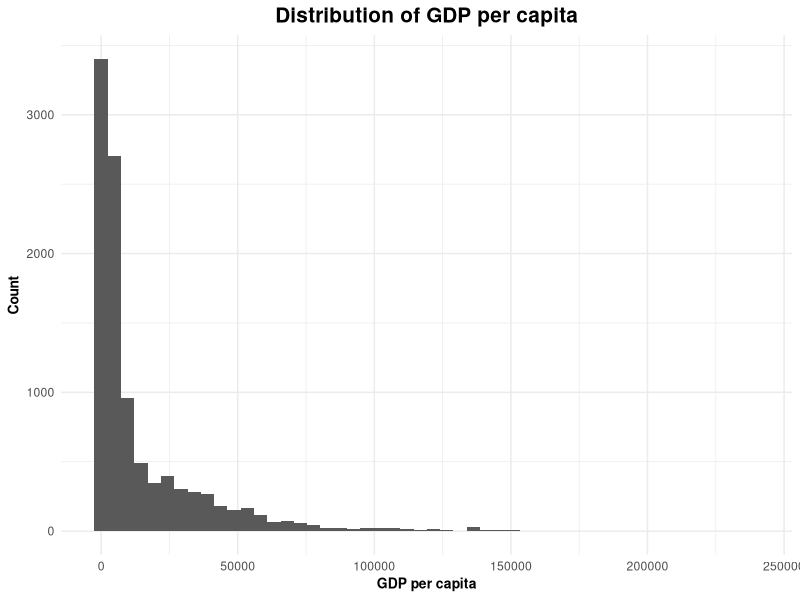
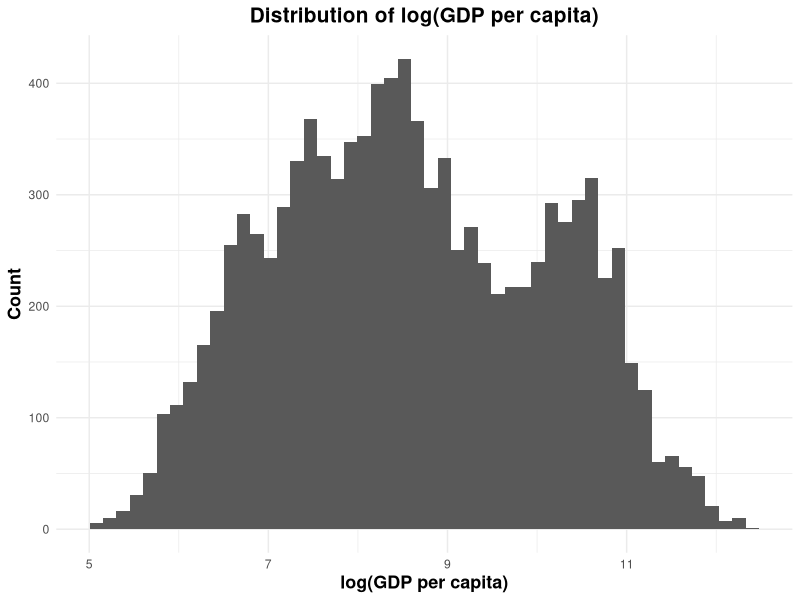
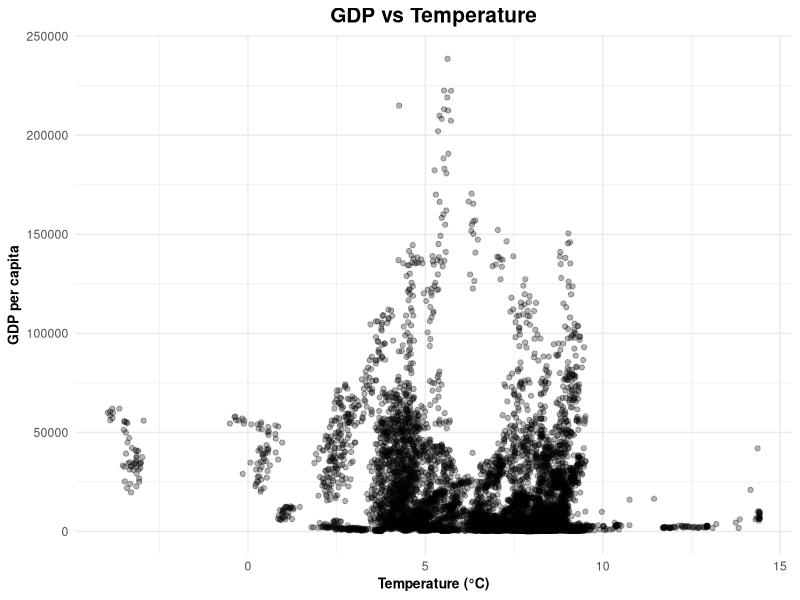
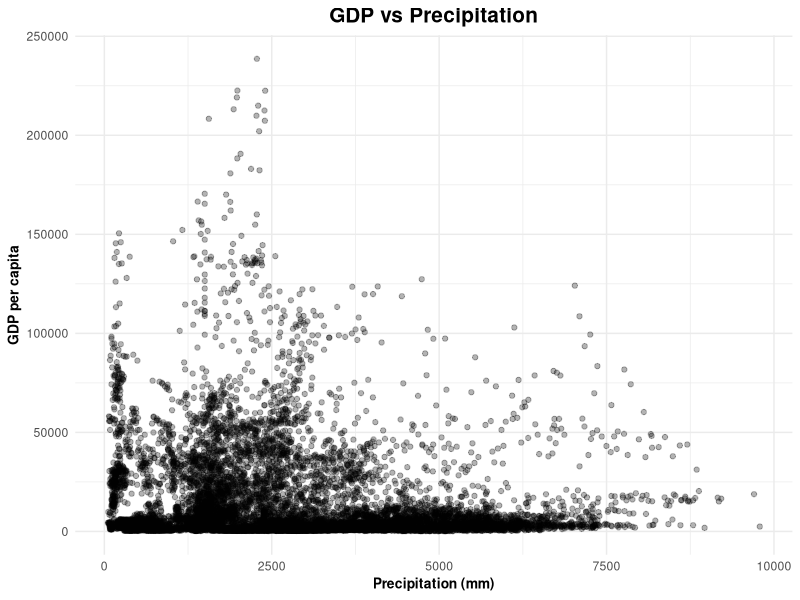
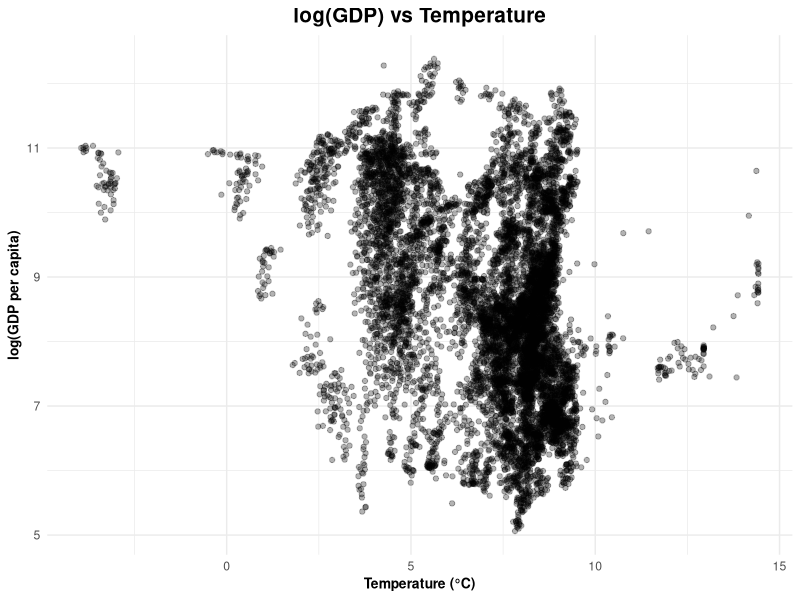
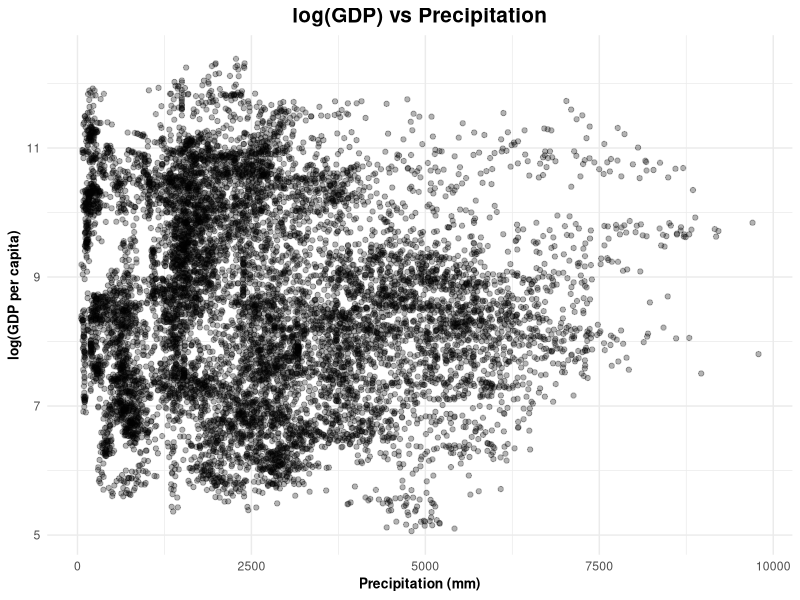
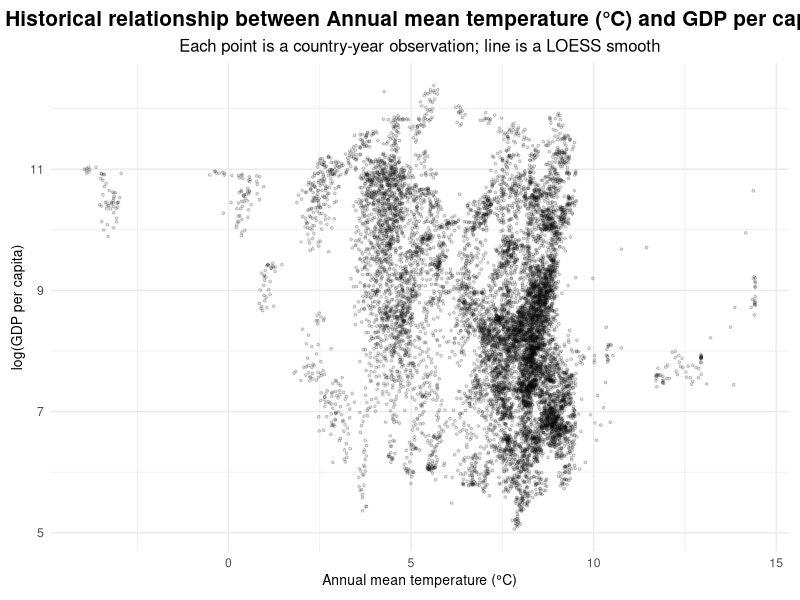
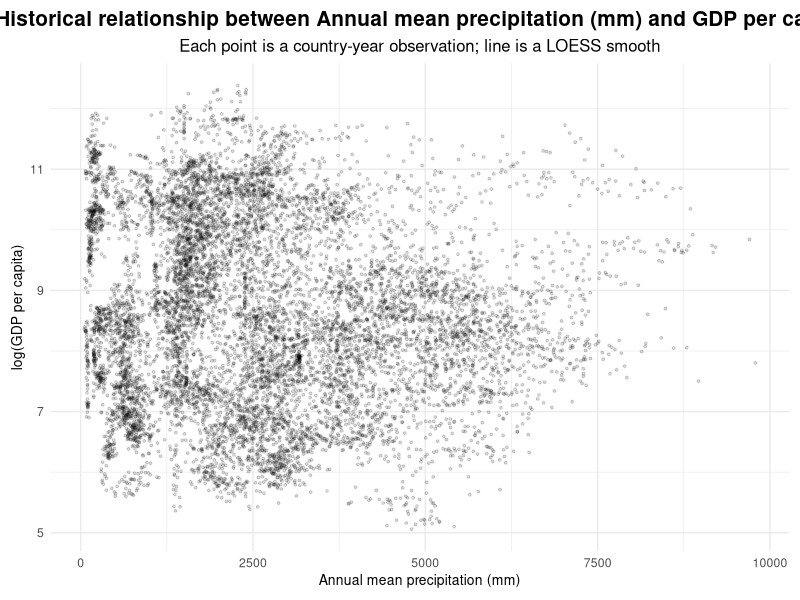

Source code (R) for these figures, in order: (Note: this script raises an error after producing the figures.)
# ============================================================
# Initial exploration: load data, sanity checks, and quick EDA
# Goal: understand the structure, ranges, and basic relationships
# before fitting any models.
# ============================================================


library(tidyverse)
library(mgcv)
library(lmtest)
library(sandwich)
library(sf)
library(rnaturalearth)
library(rnaturalearthdata)
library(scales)

# keep all initial EDA figures in one place so I can reuse them later
dir.create("figures_new/initial_analysis", showWarnings = FALSE, recursive = TRUE)

# Helper to save ggplot objects cleanly
save_eda_plot <- function(p, filename, w = 9, h = 6, dpi = 300) {
  ggsave(
    filename = file.path("figures_new/initial_analysis", filename),
    plot = p,
    width = w, height = h, dpi = dpi
  )
}

# load the historical dataset (used to fit models) and the future dataset
# (used later for climate scenario projections).
hist <- read_csv("Historical.csv")
fut  <- read_csv("Future.csv")

# quickly inspect the columns + types to confirm everything loaded correctly
glimpse(hist)
glimpse(fut)

# print summary stats to check ranges (e.g., temp/prec magnitude) and spot outliers
summary(hist)
summary(fut)

# verify there are no missing values (NA) that could silently break models later
colSums(is.na(hist))
colSums(is.na(fut))

# confirming the coverage of the panel in the historical data and what scenarios exist in the future data
hist %>%
  summarise(
    n_countries = n_distinct(country),
    min_year = min(year),
    max_year = max(year)
  )

fut %>%
  summarise(
    n_countries = n_distinct(country),
    min_year = min(year),
    max_year = max(year),
    scenarios = paste(unique(scenario), collapse = ", ")
  )

# plotting GDP and log(GDP) histograms to understand scale/skewness.
# Using log(GDP) often makes relationships closer to linear and reduces the impact of extreme values.
p_gdp_hist <- ggplot(hist, aes(x = gdp)) +
  geom_histogram(bins = 50) +
  labs(
    title = "Distribution of GDP per capita",
    x = "GDP per capita",
    y = "Count"
  ) +
  theme_minimal() + theme(
    plot.title = element_text(size = 15, face = "bold", hjust = 0.5),
    axis.title = element_text(size = 10, face = "bold")
  )

p_loggdp_hist <- ggplot(hist, aes(x = log(gdp))) +
  geom_histogram(bins = 50) +
  labs(
    title = "Distribution of log(GDP per capita)",
    x = "log(GDP per capita)",
    y = "Count"
  ) +
  theme_minimal() + theme(
    plot.title = element_text(size = 15, face = "bold", hjust = 0.5),
    axis.title = element_text(size = 13, face = "bold")
  )

save_eda_plot(p_gdp_hist, "hist_gdp.png")
save_eda_plot(p_loggdp_hist, "hist_log_gdp.png")

# plotting raw GDP against climate variables just to see the untransformed relationship.
# I use transparency because there are many observations and points overlap heavily.
p_gdp_temp <- ggplot(hist, aes(x = temp, y = gdp)) +
  geom_point(alpha = 0.3) +
  labs(
    title = "GDP vs Temperature",
    x = "Temperature (°C)",
    y = "GDP per capita"
  ) +
  theme_minimal() + theme(
    plot.title = element_text(size = 15, face = "bold", hjust = 0.5),
    axis.title = element_text(size = 10, face = "bold")
  )

p_gdp_prec <- ggplot(hist, aes(x = prec, y = gdp)) +
  geom_point(alpha = 0.3) +
  labs(
    title = "GDP vs Precipitation",
    x = "Precipitation (mm)",
    y = "GDP per capita"
  ) +
  theme_minimal() + theme(
    plot.title = element_text(size = 15, face = "bold", hjust = 0.5),
    axis.title = element_text(size = 10, face = "bold")
  )

save_eda_plot(p_gdp_temp, "scatter_gdp_vs_temp.png")
save_eda_plot(p_gdp_prec, "scatter_gdp_vs_prec.png")

# plotting log(GDP) against climate variables because this is the scale I’ll model later.
p_loggdp_temp <- ggplot(hist, aes(x = temp, y = log(gdp))) +
  geom_point(alpha = 0.3) +
  labs(
    title = "log(GDP) vs Temperature",
    x = "Temperature (°C)",
    y = "log(GDP per capita)"
  ) +
  theme_minimal() + theme(
    plot.title = element_text(size = 15, face = "bold", hjust = 0.5),
    axis.title = element_text(size = 10, face = "bold")
  )

p_loggdp_prec <- ggplot(hist, aes(x = prec, y = log(gdp))) +
  geom_point(alpha = 0.3) +
  labs(
    title = "log(GDP) vs Precipitation",
    x = "Precipitation (mm)",
    y = "log(GDP per capita)"
  ) +
  theme_minimal() + theme(
    plot.title = element_text(size = 15, face = "bold", hjust = 0.5),
    axis.title = element_text(size = 10, face = "bold")
  )

save_eda_plot(p_loggdp_temp, "scatter_loggdp_vs_temp.png")
save_eda_plot(p_loggdp_prec, "scatter_loggdp_vs_prec.png")

# viewing the plots in my session too
p_gdp_hist
p_loggdp_hist
p_gdp_temp
p_gdp_prec
p_loggdp_temp
p_loggdp_prec

# ============================================================
# Historical climate and  GDP comparisons (visual)
# Here I plot how log(GDP per capita) relates to temperature and precipitation
# in the historical panel. I use both a scatter+LOESS view and a hexbin+LOESS
# view to handle overplotting.
# ============================================================


dir.create("figures_new/historical_comparisons", showWarnings = FALSE, recursive = TRUE)

save_histcomp_plot <- function(p, filename, w = 10, h = 6, dpi = 300) {
  ggsave(
    filename = file.path("figures_new/historical_comparisons", filename),
    plot = p,
    width = w, height = h, dpi = dpi
  )
}

# I add log(GDP) once so all plots reuse the same variable name consistently
hist_plot <- hist %>% mutate(log_gdp = log(gdp))

# 1) Scatter + LOESS (temp / prec)
make_scatter_loess <- function(df, xvar, xlab, subtitle_suffix = "Each point is a country-year observation; line is a LOESS smooth") {
  stopifnot(xvar %in% names(df))
  
  ggplot(df, aes(x = .data[[xvar]], y = log_gdp)) +
    geom_point(alpha = 0.15, size = 0.7) +
    geom_smooth(method = "loess", se = TRUE) +
    labs(
      title = paste0("Historical relationship between ", xlab, " and GDP per capita"),
      subtitle = subtitle_suffix,
      x = xlab,
      y = "log(GDP per capita)"
    ) +
    theme_minimal() +
    theme(
      plot.title = element_text(size = 15, face = "bold", hjust = 0.5),
      plot.subtitle = element_text(size = 12, hjust = 0.5),
      axis.title = element_text(size = 10),
      plot.margin = margin(8, 8, 8, 8)
    )
}

p_scatter_temp <- make_scatter_loess(
  df = hist_plot,
  xvar = "temp",
  xlab = "Annual mean temperature (°C)"
)

p_scatter_prec <- make_scatter_loess(
  df = hist_plot,
  xvar = "prec",
  xlab = "Annual mean precipitation (mm)"
)

save_histcomp_plot(p_scatter_temp, "scatter_loess_loggdp_vs_temp.png", w = 10, h = 6)
save_histcomp_plot(p_scatter_prec, "scatter_loess_loggdp_vs_prec.png", w = 10, h = 6)

# 2) Hexbin + LOESS (temp / prec) 
# I use hexbin to make dense regions readable.

make_hex_loess <- function(df, xvar, xlab, bins = 40, subtitle_suffix = "Hexbin density with LOESS smooth") {
  stopifnot(xvar %in% names(df))
  
  ggplot(df, aes(x = .data[[xvar]], y = log_gdp)) +
    geom_hex(bins = bins) +
    geom_smooth(method = "loess", se = TRUE, color = "white") +
    labs(
      title = paste0("Historical relationship between ", xlab, " and GDP per capita"),
      subtitle = subtitle_suffix,
      x = xlab,
      y = "log(GDP per capita)",
      fill = "Obs\nper bin"
    ) +
    theme_minimal() +
    theme(
      plot.title = element_text(size = 15, face = "bold", hjust = 0.5),
      plot.subtitle = element_text(size = 12, hjust = 0.5),
      axis.title = element_text(size = 12, face = "bold"),
      plot.margin = margin(8, 8, 8, 8)
    )
}

p_hex_temp <- make_hex_loess(
  df = hist_plot,
  xvar = "temp",
  xlab = "Annual mean temperature (°C)",
  bins = 40
)

p_hex_prec <- make_hex_loess(
  df = hist_plot,
  xvar = "prec",
  xlab = "Annual mean precipitation (mm)",
  bins = 40
)

save_histcomp_plot(p_hex_temp, "hex_loess_loggdp_vs_temp.png", w = 10, h = 6)
save_histcomp_plot(p_hex_prec, "hex_loess_loggdp_vs_prec.png", w = 10, h = 6)

# View in-session
p_scatter_temp
p_scatter_prec
p_hex_temp
p_hex_prec

# ============================================================
# Geographic visualizations + coverage check (choropleths)
# In this section I first check which 10-year early window gives the
# largest overlap of countries with the fixed late window (2011–2020).
# Then I map country-level changes (late minus early) for:
#   (1) Delta log(GDP per capita), (2) Delta temperature, (3) Delta precipitation
# for multiple early windows:
#   1961–1970, 1971–1980, 1981–1990, 1991–2000
# I keep the map styling consistent and save everything to figures_new/geo_visuals/.
# ============================================================

dir.create("figures_new/geo_visuals", showWarnings = FALSE, recursive = TRUE)

save_geo_plot <- function(p, filename, w = 11, h = 6.5, dpi = 300) {
  ggsave(
    filename = file.path("figures_new/geo_visuals", filename),
    plot = p,
    width = w, height = h, dpi = dpi
  )
}

# 1) Coverage table (rolling early windows vs fixed late window)

count_countries_both_windows <- function(df, early_start, early_end, late_start, late_end) {
  early_c <- df %>%
    filter(year >= early_start, year <= early_end) %>%
    distinct(country) %>%
    pull(country)
  
  late_c <- df %>%
    filter(year >= late_start, year <= late_end) %>%
    distinct(country) %>%
    pull(country)
  
  length(intersect(early_c, late_c))
}

late_start <- 2011
late_end   <- 2020
window_len <- 10

early_min <- floor(min(hist$year, na.rm = TRUE))
early_max <- floor(max(hist$year, na.rm = TRUE))

early_starts <- early_min:(early_max - window_len + 1)

coverage_tbl <- tibble(
  early_start = early_starts,
  early_end   = early_starts + window_len - 1
) %>%
  mutate(
    late_start = late_start,
    late_end   = late_end,
    n_countries_both = pmap_int(
      list(early_start, early_end),
      ~ count_countries_both_windows(hist, ..1, ..2, late_start, late_end)
    )
  ) %>%
  arrange(desc(n_countries_both), early_start)

# I save this so I can reference it in the writeup
write_csv(coverage_tbl, file.path("figures_new/geo_visuals", "coverage_table_early_vs_2011_2020.csv"))


# 2) Prep: world map + country name harmonization

world <- ne_countries(scale = "medium", returnclass = "sf")

# I keep the country-name cleanup in one place so every window reuses it
fix_country_names_for_map <- function(df) {
  df %>%
    mutate(
      country_map = recode(
        country,
        "Bahamas, The"                    = "Bahamas",
        "Central African Republic"        = "Central African Rep.",
        "Congo, Dem. Rep."                = "Dem. Rep. Congo",
        "Congo, Rep."                     = "Congo",
        "Cote d'Ivoire"                   = "Côte d'Ivoire",
        "Dominican Republic"              = "Dominican Rep.",
        "Egypt, Arab Rep."                = "Egypt",
        "Gambia, The"                     = "Gambia",
        "Hong Kong SAR, China"            = "Hong Kong",
        "Iran, Islamic Rep."              = "Iran",
        "Korea, Rep."                     = "South Korea",
        "Micronesia, Fed. Sts."           = "Micronesia",
        "Puerto Rico (US)"                = "Puerto Rico",
        "Sao Tome and Principe"           = "São Tomé and Príncipe",
        "Somalia, Fed. Rep."              = "Somalia",
        "St. Vincent and the Grenadines"  = "Saint Vincent and the Grenadines",
        "Syrian Arab Republic"            = "Syria",
        "Turkiye"                         = "Turkey",
        "United States"                   = "United States of America",
        "Venezuela, RB"                   = "Venezuela",
        "Eswatini"                        = "eSwatini",
        "French Polynesia"                = "Fr. Polynesia",
        "Marshall Islands"                = "Marshall Is.",
        "St. Lucia"                       = "Saint Lucia",
        "Antigua and Barbuda"             = "Antigua and Barb.",
        "Brunei Darussalam"               = "Brunei",
        "Equatorial Guinea"               = "Eq. Guinea",
        "Solomon Islands"                 = "Solomon Is.",
        "Bosnia and Herzegovina"          = "Bosnia and Herz.",
        "Kyrgyz Republic"                 = "Kyrgyzstan",
        "Lao PDR"                         = "Laos",
        "Macao SAR, China"                = "Macao",
        "Russian Federation"              = "Russia",
        "Slovak Republic"                 = "Slovakia",
        "Viet Nam"                        = "Vietnam",
        "Yemen, Rep."                     = "Yemen",
        "West Bank and Gaza"              = "Palestine",
        .default = country
      )
    ) %>%
    mutate(
      country_map = case_when(
        grepl("Sao Tome", country, ignore.case = TRUE) ~ "São Tomé and Principe",
        grepl("Vincent",  country, ignore.case = TRUE) ~ "St. Vin. and Gren.",
        grepl("Curacao",  country, ignore.case = TRUE) ~ "Curaçao",
        TRUE ~ country_map
      )
    )
}

# A consistent theme so all maps look coherent across periods
map_theme <- theme_minimal() +
  theme(
    plot.title = element_text(size = 15, face = "bold", hjust = 0.5),
    plot.title.position = "plot",
    plot.caption = element_text(size = 12, face = "bold", hjust = 0.7),
    legend.title = element_text(size = 10, face = "bold"),
    legend.text = element_text(size = 10, face = "bold"),
    legend.key.height = unit(0.6, "cm"),
    legend.key.width  = unit(0.35, "cm"),
    axis.title = element_blank(),
    axis.text = element_blank(),
    panel.grid = element_blank(),
    plot.margin = margin(8, 8, 8, 8)
  )

# 3) Function: compute deltas + build 3 maps for any early window
build_country_changes <- function(df, early_start, early_end, late_start, late_end) {
  df2 <- df %>%
    mutate(
      log_gdp = log(gdp),
      period = case_when(
        year >= early_start & year <= early_end ~ "early",
        year >= late_start  & year <= late_end  ~ "late",
        TRUE ~ NA_character_
      )
    ) %>%
    filter(!is.na(period))
  
  country_summary <- df2 %>%
    group_by(country, period) %>%
    summarise(
      mean_log_gdp = mean(log_gdp, na.rm = TRUE),
      mean_temp    = mean(temp,    na.rm = TRUE),
      mean_prec    = mean(prec,    na.rm = TRUE),
      .groups = "drop"
    ) %>%
    pivot_wider(
      names_from  = period,
      values_from = c(mean_log_gdp, mean_temp, mean_prec)
    ) %>%
    mutate(
      d_log_gdp = mean_log_gdp_late - mean_log_gdp_early,
      d_temp    = mean_temp_late    - mean_temp_early,
      d_prec    = mean_prec_late    - mean_prec_early
    )
  
  country_changes <- country_summary %>%
    filter(!is.na(d_log_gdp), !is.na(d_temp), !is.na(d_prec))
  
  country_changes
}

make_maps_for_window <- function(early_start, early_end, late_start = 2011, late_end = 2020) {
  # I compute the early-vs-late deltas at the country level
  country_changes <- build_country_changes(hist, early_start, early_end, late_start, late_end)
  
  # I fix names once and join to the world polygons
  country_changes_fixed <- fix_country_names_for_map(country_changes)
  
  world_changes <- world %>%
    left_join(country_changes_fixed, by = c("name" = "country_map")) %>%
    filter(name != "Antarctica")
  
  # Titles/captions with explicit periods
  ttl_suffix <- paste0(early_start, "–", early_end, " vs ", late_start, "–", late_end)
  cap_text   <- paste0("Country-level averages computed for ", early_start, "–", early_end,
                       " (early) and ", late_start, "–", late_end, " (late).")
  
  # delta log(GDP)
  p_gdp <- ggplot(world_changes) +
    geom_sf(aes(fill = d_log_gdp), color = "gray80", size = 0.1) +
    scale_fill_gradient2(name = "Delta log(GDP per capita)", midpoint = 0) +
    labs(
      title   = paste0("Change in GDP per capita (log scale), ", ttl_suffix),
      caption = cap_text
    ) +
    map_theme
  
  # Delta temperature
  p_temp <- ggplot(world_changes) +
    geom_sf(aes(fill = d_temp), color = "gray80", size = 0.1) +
    scale_fill_gradient2(name = "Delta Temperature (°C)", midpoint = 0) +
    labs(
      title   = paste0("Change in annual mean temperature, ", ttl_suffix),
      caption = cap_text
    ) +
    map_theme
  
  # Delta precipitation
  p_prec <- ggplot(world_changes) +
    geom_sf(aes(fill = d_prec), color = "gray80", size = 0.1) +
    scale_fill_gradient2(
      name = "Delta Precipitation (mm)",
      midpoint = 0,
      limits = c(-1500, 1500),
      oob = squish
    ) +
    labs(
      title   = paste0("Change in annual mean precipitation, ", ttl_suffix),
      caption = cap_text
    ) +
    map_theme
  
  # I save all three maps
  tag <- paste0("early_", early_start, "_", early_end, "_vs_late_", late_start, "_", late_end)
  save_geo_plot(p_gdp,  paste0("map_delta_log_gdp_", tag, ".png"))
  save_geo_plot(p_temp, paste0("map_delta_temp_",    tag, ".png"))
  save_geo_plot(p_prec, paste0("map_delta_prec_",    tag, ".png"))
  
  list(p_gdp = p_gdp, p_temp = p_temp, p_prec = p_prec)
}


# 4) Make maps for all windows
maps_1961 <- make_maps_for_window(1961, 1970, late_start, late_end)
maps_1971 <- make_maps_for_window(1971, 1980, late_start, late_end)
maps_1981 <- make_maps_for_window(1981, 1990, late_start, late_end)
maps_1991 <- make_maps_for_window(1991, 2000, late_start, late_end)

# view them in-session
maps_1961$p_gdp; maps_1961$p_temp; maps_1961$p_prec
maps_1971$p_gdp; maps_1971$p_temp; maps_1971$p_prec
maps_1981$p_gdp; maps_1981$p_temp; maps_1981$p_prec
maps_1991$p_gdp; maps_1991$p_temp; maps_1991$p_prec

# ============================================================
# Modelling (baseline -> quadratic -> fixed effects -> GAM)
# In this section I fit a sequence of models to explain log(GDP per capita)
# using temperature and precipitation. I start simple (linear), add curvature
# (quadratic), then add fixed effects (country + year), and finally use a GAM
# to flexibly capture nonlinear climate relationships while still controlling
# for country and year.
# ============================================================


dir.create("figures_new/model_plots", showWarnings = FALSE, recursive = TRUE)

# I save every plot I care about into the same folder for clean report reuse.
save_model_plot <- function(p, filename, w = 11, h = 6.5, dpi = 300) {
  ggsave(
    filename = file.path("figures_new/model_plots", filename),
    plot = p,
    width = w, height = h, dpi = dpi
  )
}


# 1) Fit the model ladder

# Baseline linear model (sanity check: linear climate effects only)
lm_baseline <- lm(log(gdp) ~ temp + prec, data = hist)
summary(lm_baseline)

# Quadratic model (adds curvature without fixed effects)
lm_quad <- lm(log(gdp) ~ temp + I(temp^2) + prec + I(prec^2), data = hist)
summary(lm_quad)

# Quadratic + country fixed effects (controls for time-invariant country differences)
lm_fe_quad <- lm(
  log(gdp) ~ temp + I(temp^2) + prec + I(prec^2) + factor(country),
  data = hist
)
summary(lm_fe_quad)

# Quadratic + country + year fixed effects (main parametric FE benchmark)
lm_fe_quad_year <- lm(
  log(gdp) ~ temp + I(temp^2) + prec + I(prec^2) + factor(country) + factor(year),
  data = hist
)
summary(lm_fe_quad_year)

# Cluster-robust inference (clusters at country level)
coeftest(lm_fe_quad_year, vcov = vcovCL, cluster = ~ country)

# GAM with country + year FE (main flexible model candidate)
gam_fe_year_k10 <- gam(
  log(gdp) ~ s(temp, k = 10) + s(prec, k = 10) + factor(country) + factor(year),
  data = hist,
  method = "REML"
)
summary(gam_fe_year_k10)

# I check if k=10 is too restrictive for the smooths
mgcv::gam.check(gam_fe_year_k10)

# Refit with higher basis dimension to avoid underfitting the smooths
gam_fe_year_k20 <- gam(
  log(gdp) ~ s(temp, k = 20) + s(prec, k = 20) + factor(country) + factor(year),
  data = hist,
  method = "REML"
)
summary(gam_fe_year_k20)
mgcv::gam.check(gam_fe_year_k20)

#gam_fe_year_k15 <- gam(
#  log(gdp) ~ s(temp, k = 15) + s(prec, k = 15) + factor(country) + factor(year),
#  data = hist,
#  method = "REML"
#)
##summary(gam_fe_year_k15)
#mgcv::gam.check(gam_fe_year_k15)

# ----------------------------
# 2) Model comparison table (the three models I care about most)
# I compare:
#   (a) FE quadratic (country + year)  - interpretable benchmark
#   (b) GAM FE k=10                   - flexible but maybe k too small
#   (c) GAM FE k=20                   - flexible and passes k-check
# ----------------------------

# numbers I’ll likely cite in the report to justify why k=20 and not k=10
AIC(lm_fe_quad_year, gam_fe_year_k10, gam_fe_year_k20)
BIC(lm_fe_quad_year, gam_fe_year_k10, gam_fe_year_k20)


# 3) GAM smooth plots (k=10 vs k=20) with consistent y-limits
# visual to justify why I moved from k=10 to k=20.

# I pull the smooth contributions and set a common y-range for comparability
smooth_temp_k10 <- plot(gam_fe_year_k10, select = 1, pages = 0)
smooth_temp_k20 <- plot(gam_fe_year_k20, select = 1, pages = 0)
smooth_prec_k10 <- plot(gam_fe_year_k10, select = 2, pages = 0)
smooth_prec_k20 <- plot(gam_fe_year_k20, select = 2, pages = 0)

# I just use a manual common range that worked well earlier in my analysis.
common_ylim <- c(-2, 1)

# Save the 2x2 smooth comparison as one image
png("figures_new/model_plots/gam_smooths_k10_vs_k20.png", width = 1800, height = 1400, res = 200)
#par(mfrow = c(2, 2), mar = c(4, 4, 3, 1))
par(mfrow = c(2, 2), mar = c(4.5, 5, 3, 1), cex.lab = 1.3, cex.main = 1.3, font.lab = 2, font.main = 2, cex.axis = 1.1)
plot(gam_fe_year_k10, select = 1, ylim = common_ylim, se = TRUE, rug = TRUE, main = "s(temp), k=10")
plot(gam_fe_year_k20, select = 1, ylim = common_ylim, se = TRUE, rug = TRUE, main = "s(temp), k=20")
plot(gam_fe_year_k10, select = 2, ylim = common_ylim, se = TRUE, rug = TRUE, main = "s(prec), k=10")
plot(gam_fe_year_k20, select = 2, ylim = common_ylim, se = TRUE, rug = TRUE, main = "s(prec), k=20")

dev.off()


# 4) Residual diagnostics for the three main models
# I use residual vs fitted + QQ, so I can quickly check fit quality and see if i want to use them in report.

make_resid_df <- function(model_obj, model_name) {
  tibble(
    fitted = fitted(model_obj),
    resid  = residuals(model_obj),
    model  = model_name
  )
}

resid_df <- bind_rows(
  make_resid_df(lm_fe_quad_year, "FE quadratic (country+year)"),
  make_resid_df(gam_fe_year_k10, "GAM FE (k=10)"),
  make_resid_df(gam_fe_year_k20, "GAM FE (k=20)")
)

p_resid <- ggplot(resid_df, aes(x = fitted, y = resid)) +
  geom_point(alpha = 0.15, size = 0.6) +
  geom_hline(yintercept = 0, linetype = "dashed") +
  facet_wrap(~ model, scales = "free_x") +
  labs(
    title = "Residuals vs fitted values (diagnostic check)",
    x = "Fitted values",
    y = "Residuals"
  ) +
  theme_minimal() +
  theme(
    plot.title = element_text(size = 12, face = "bold", hjust = 0.5)
  )

p_resid
save_model_plot(p_resid, "diagnostic_residuals_vs_fitted.png", w = 12, h = 7)

## QQ plots to check if they violate normal distribution or not
png("figures_new/model_plots/diagnostic_qqplots.png", width = 1800, height = 1400, res = 200)

layout(matrix(c(1, 2,3, 3), nrow = 2, byrow = TRUE))

par(mar = c(4, 4, 3, 1))

qqnorm(residuals(lm_fe_quad_year), main = "QQ: FE quadratic (country+year)")
qqline(residuals(lm_fe_quad_year))

qqnorm(residuals(gam_fe_year_k10), main = "QQ: GAM FE (k=10)")
qqline(residuals(gam_fe_year_k10))

qqnorm(residuals(gam_fe_year_k20), main = "QQ: GAM FE (k=20)")
qqline(residuals(gam_fe_year_k20))

dev.off()



# ============================================================
# Future projections (climate-only GDP impacts)
# In this section I use the fitted GAM (with country+year fixed effects)
# to project climate-driven changes in log(GDP) under future scenarios.
# I only keep the smooth components s(temp) and s(prec) and exclude the
# country/year fixed effects so that the projection reflects climate alone.
# ============================================================

dir.create("figures_new/future_analysis", showWarnings = FALSE, recursive = TRUE)

# I save figures into figures_new/future_analysis so they are easy to reuse later.
save_future_plot <- function(p, filename, w = 11, h = 7, dpi = 300) {
  ggsave(
    filename = file.path("figures_new/future_analysis", filename),
    plot = p,
    width = w, height = h, dpi = dpi
  )
}

# 1) Build prediction datasets for the climate smooths only

# Build a baseline climate (e.g. 2011–2020)
baseline <- hist %>%
  filter(year >= 2011, year <= 2020) %>%
  group_by(country) %>%
  summarise(
    temp_base = mean(temp, na.rm = TRUE),
    prec_base = mean(prec, na.rm = TRUE),
    .groups = "drop"
  )

baseline

# Merge baseline into future data
fut2 <- fut %>%
  left_join(baseline, by = "country")

fut2

stopifnot(!any(is.na(fut2$temp_base)))
stopifnot(!any(is.na(fut2$prec_base)))

# I grab the factor levels that were used when fitting the GAM so I can
# construct valid newdata (even though I will exclude the FE in prediction).
mf <- model.frame(gam_fe_year_k20)

country_levels <- levels(mf$`factor(country)`)
year_levels    <- levels(mf$`factor(year)`)

# I use any training-valid levels as dummies to satisfy mgcv's predict().
dummy_country <- country_levels[1]
dummy_year    <- year_levels[1]

# I create a "baseline climate" dataset and a "future climate" dataset.
# The only variables that matter for the smooth terms are temp and prec.
new_base <- fut2 %>%
  transmute(
    temp    = temp_base,
    prec    = prec_base,
    country = factor(dummy_country, levels = country_levels),
    year    = factor(dummy_year,    levels = year_levels)
  )

new_future <- fut2 %>%
  transmute(
    temp    = temp,
    prec    = prec,
    country = factor(dummy_country, levels = country_levels),
    year    = factor(dummy_year,    levels = year_levels)
  )

new_base
new_future

# 2) Predict smooth terms and compute climate-only GDP impacts

# I predict term-by-term contributions and explicitly exclude FE terms.
pred_base_terms <- predict(
  gam_fe_year_k20,
  newdata  = new_base,
  type     = "terms",
  exclude  = c("factor(country)", "factor(year)")
)

pred_future_terms <- predict(
  gam_fe_year_k20,
  newdata  = new_future,
  type     = "terms",
  exclude  = c("factor(country)", "factor(year)")
)

pred_base_terms
pred_future_terms
# I store the climate-only delta in log GDP and convert it into a % change.
# This is: delta log(GDP) = [s(temp)_future - s(temp)_base] + [s(prec)_future - s(prec)_base]
fut2 <- fut2 %>%
  mutate(
    d_log_gdp_climate =
      (pred_future_terms[, "s(temp)"] - pred_base_terms[, "s(temp)"]) +
      (pred_future_terms[, "s(prec)"] - pred_base_terms[, "s(prec)"]),
    pct_change_gdp = 100 * (exp(d_log_gdp_climate) - 1)
  )

# Quick checks so I can check magnitudes before plotting
colnames(pred_base_terms)
summary(fut2$d_log_gdp_climate)
summary(fut2$pct_change_gdp)


# 3) Aggregate paths (country panels + global average + key years)
# I aggregate to a clean country-scenario-year panel
path_country <- fut2 %>%
  group_by(country, scenario, year) %>%
  summarise(
    dlog = mean(d_log_gdp_climate, na.rm = TRUE),
    pct  = mean(pct_change_gdp,   na.rm = TRUE),
    .groups = "drop"
  )

# I extract a few report years for bar charts (2050/2070/2100).
key_years <- c(2050, 2070, 2100)

impact_key <- path_country %>%
  filter(year %in% key_years) %>%
  arrange(scenario, year, country)

# Global mean path (averaged across countries in my future dataset).
path_global <- path_country %>%
  group_by(scenario, year) %>%
  summarise(
    avg_pct  = mean(pct,  na.rm = TRUE),
    avg_dlog = mean(dlog, na.rm = TRUE),
    .groups  = "drop"
  )


# 4) Plot 1: Global average path

p_global <- ggplot(path_global, aes(x = year, y = avg_pct, color = scenario)) +
  geom_line(linewidth = 1) +
  geom_hline(yintercept = 0, linetype = "dashed") +
  labs(
    title = "Projected climate-only impact on GDP (global average)",
    y = "% change in GDP (relative to baseline climate)",
    x = "Year",
    color = "Scenario"
  ) +
  theme_minimal(base_size = 13) +
  theme(
    plot.title = element_text(size = 20, face = "bold", hjust = 0.8),
    axis.title = element_text(size = 12, face = "bold")
  )

p_global
save_future_plot(p_global, "global_avg_climate_impact.png", w = 10, h = 6)


# 5) Plot 2: Country panels (sample-style layout, clean x spacing)

# I keep a consistent scenario ordering so colors and legends stay stable.
path_country_plot <- path_country %>%
  mutate(
    scenario = factor(scenario, levels = c("SSP1-2.6", "SSP5-8.5")),
    year     = as.numeric(year)
  )

p_country_panels <- ggplot(
  path_country_plot,
  aes(x = year, y = pct, color = scenario)
) +
  geom_hline(yintercept = 0, linetype = "dashed", linewidth = 0.6, color = "grey35") +
  geom_line(linewidth = 1) +
  facet_wrap(~ country, scales = "free_y") +
  scale_color_manual(values = c("SSP1-2.6" = "#F8766D", "SSP5-8.5" = "#00BFC4")) +
  scale_x_continuous(
    breaks = seq(2020, 2100, by = 20),
    expand = expansion(mult = c(0.02, 0.02))
  ) +
  labs(
    title = "Projected climate-driven GDP impact (relative to baseline climate)",
    subtitle = "Climate-only effect from GAM smooth terms; country/year fixed effects excluded",
    x = "Year",
    y = "Estimated % change in GDP per capita (climate-driven)",
    color = "Scenario"
  ) +
  theme_minimal(base_size = 13) +
  theme(
    plot.title = element_text(size = 20, face = "bold", hjust = 0.8),
    axis.title = element_text(size = 12, face = "bold"),
    plot.subtitle = element_text(size = 15, face = "bold", hjust = 0.6),
    legend.position = "right",
    strip.text = element_text(face = "bold"),
    panel.grid.minor = element_blank()
  )

p_country_panels
save_future_plot(p_country_panels, "future_pct_impact_country_panels.png", w = 11, h = 7)

# 6) Plot 3: 2100 country impacts (bar chart)

impact_2100 <- impact_key %>% filter(year == 2100)

p_2100 <- ggplot(impact_2100, aes(x = reorder(country, pct), y = pct, fill = scenario)) +
  geom_col(position = "dodge") +
  coord_flip() +
  geom_hline(yintercept = 0, linetype = "dashed") +
  labs(
    title = "Projected climate-only % GDP impact in 2100",
    y = "% change in GDP",
    x = "Country",
    fill = "Scenario"
  ) +
  theme_minimal(base_size = 13) +
  theme(
    plot.title = element_text(size = 20, face = "bold", hjust = 0.8),
    axis.title = element_text(size = 12, face = "bold")
  )

p_2100
save_future_plot(p_2100, "impact_2100_by_country.png", w = 9, h = 6)
